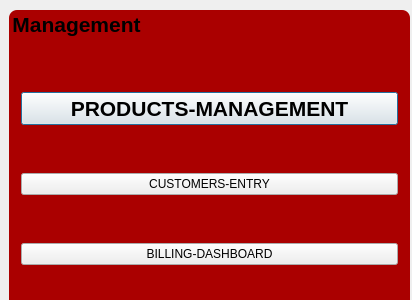
<?xml version="1.0" encoding="UTF-8"?>
<ui version="4.0">
 <class>Buttons</class>
 <widget class="QDialog" name="Buttons">
  <property name="geometry">
   <rect>
    <x>0</x>
    <y>0</y>
    <width>412</width>
    <height>300</height>
   </rect>
  </property>
  <property name="windowTitle">
   <string>Dialog</string>
  </property>
  <property name="styleSheet">
   <string notr="true">#groupBox{

background:rgb(170, 0, 0);
border-radius:8px;

}</string>
  </property>
  <widget class="QGroupBox" name="groupBox">
   <property name="geometry">
    <rect>
     <x>9</x>
     <y>10</y>
     <width>401</width>
     <height>311</height>
    </rect>
   </property>
   <property name="font">
    <font>
     <pointsize>16</pointsize>
     <weight>75</weight>
     <bold>true</bold>
    </font>
   </property>
   <property name="title">
    <string>Management</string>
   </property>
   <layout class="QVBoxLayout" name="verticalLayout">
    <item>
     <widget class="QPushButton" name="pushButton">
      <property name="font">
       <font>
        <pointsize>16</pointsize>
        <weight>75</weight>
        <bold>true</bold>
       </font>
      </property>
      <property name="text">
       <string>PRODUCTS-MANAGEMENT</string>
      </property>
     </widget>
    </item>
    <item>
     <widget class="QPushButton" name="pushButton_2">
      <property name="text">
       <string>CUSTOMERS-ENTRY</string>
      </property>
     </widget>
    </item>
    <item>
     <widget class="QPushButton" name="pushButton_3">
      <property name="text">
       <string>BILLING-DASHBOARD</string>
      </property>
     </widget>
    </item>
   </layout>
  </widget>
 </widget>
 <resources/>
 <connections/>
</ui>
